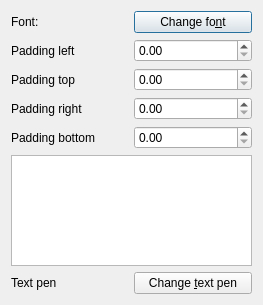
<?xml version="1.0" encoding="UTF-8"?>
<ui version="4.0">
 <class>QtRoundedTextRectItemDialog</class>
 <widget class="QDialog" name="QtRoundedTextRectItemDialog">
  <property name="geometry">
   <rect>
    <x>0</x>
    <y>0</y>
    <width>263</width>
    <height>305</height>
   </rect>
  </property>
  <property name="windowTitle">
   <string>QtRoundedEditRectItem</string>
  </property>
  <layout class="QGridLayout" name="gridLayout">
   <item row="0" column="0">
    <widget class="QLabel" name="label_font">
     <property name="text">
      <string>Font:</string>
     </property>
    </widget>
   </item>
   <item row="0" column="1">
    <widget class="QPushButton" name="button_font">
     <property name="text">
      <string>Change fo&amp;nt</string>
     </property>
    </widget>
   </item>
   <item row="1" column="0">
    <widget class="QLabel" name="label_padding_left">
     <property name="text">
      <string>Padding left</string>
     </property>
    </widget>
   </item>
   <item row="1" column="1">
    <widget class="QDoubleSpinBox" name="box_padding_left"/>
   </item>
   <item row="2" column="0">
    <widget class="QLabel" name="label_padding_top">
     <property name="text">
      <string>Padding top</string>
     </property>
    </widget>
   </item>
   <item row="2" column="1">
    <widget class="QDoubleSpinBox" name="box_padding_top"/>
   </item>
   <item row="3" column="0">
    <widget class="QLabel" name="label_padding_right">
     <property name="text">
      <string>Padding right</string>
     </property>
    </widget>
   </item>
   <item row="3" column="1">
    <widget class="QDoubleSpinBox" name="box_padding_right"/>
   </item>
   <item row="4" column="0">
    <widget class="QLabel" name="label_padding_bottom">
     <property name="text">
      <string>Padding bottom</string>
     </property>
    </widget>
   </item>
   <item row="4" column="1">
    <widget class="QDoubleSpinBox" name="box_padding_bottom"/>
   </item>
   <item row="5" column="0" colspan="2">
    <widget class="QPlainTextEdit" name="text"/>
   </item>
   <item row="6" column="0">
    <widget class="QLabel" name="label_text_pen">
     <property name="text">
      <string>Text pen</string>
     </property>
    </widget>
   </item>
   <item row="6" column="1">
    <widget class="QPushButton" name="button_text_pen">
     <property name="text">
      <string>Change &amp;text pen</string>
     </property>
    </widget>
   </item>
  </layout>
 </widget>
 <resources/>
 <connections/>
</ui>
